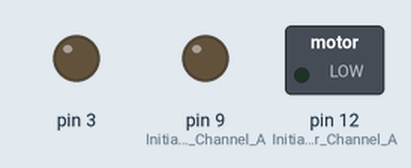
Simulated run of this sketch. Board: Arduino Uno, built with avr-gcc and run on an emulated ATmega328P. On the bench: switched loads named in the sketch (green lamp = pin HIGH), output pins drawn as LEDs (lit = HIGH).

Above: at 2.5 s.
At 5.5 s:
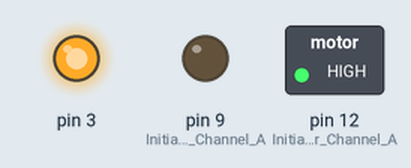
At 6.5 s:
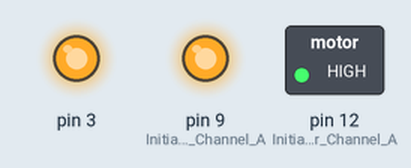
At 7.5 s:
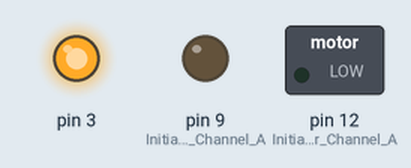
Timing chart, 0 to 10.4 s (numbered marks = the images above):
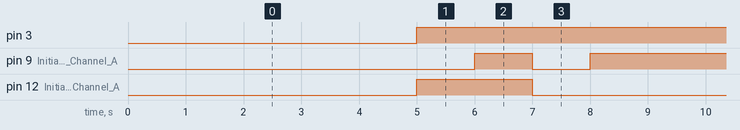

Measured:
- by itself, pin 3: LOW → HIGH at 5.0 s
- by itself, pin 9 (Initiates_Brake_Channel_A): repeats every 9.0 s: LOW 1.0 s, HIGH 6.0 s, LOW 1.0 s, HIGH 1.0 s
- by itself, pin 12 (Initiates_Motor_Channel_A): alternates HIGH for 2.0 s and LOW for 7.0 s

The sketch:

motor_a.ino
```cpp
void setup() {


  //Setup Channel A
  pinMode(12, OUTPUT); //Initiates Motor Channel A pin
  pinMode(9, OUTPUT);  //Initiates Brake Channel A pin

}

void loop(){
    delay (5000);

  //Motor A forward @ full speed
  digitalWrite(12, HIGH); //Establishes forward direction of Channel A
  digitalWrite(9, LOW);   //Disengage the Brake for Channel A
  analogWrite(3, 255);   //Spins the motor on Channel A at full speed


  delay(1000);


  digitalWrite(9, HIGH);  //Engage the Brake for Channel B


  delay(1000);


  //Motor A forward @ full speed
  digitalWrite(12, LOW);  //Establishes backward direction of Channel A
  digitalWrite(9, LOW);   //Disengage the Brake for Channel A
  analogWrite(3, 255);    //Spins the motor on Channel A at half speed


  delay(1000);


  digitalWrite(9, HIGH);  //Engage the Brake for Channel B


  delay(1000);

}
```
